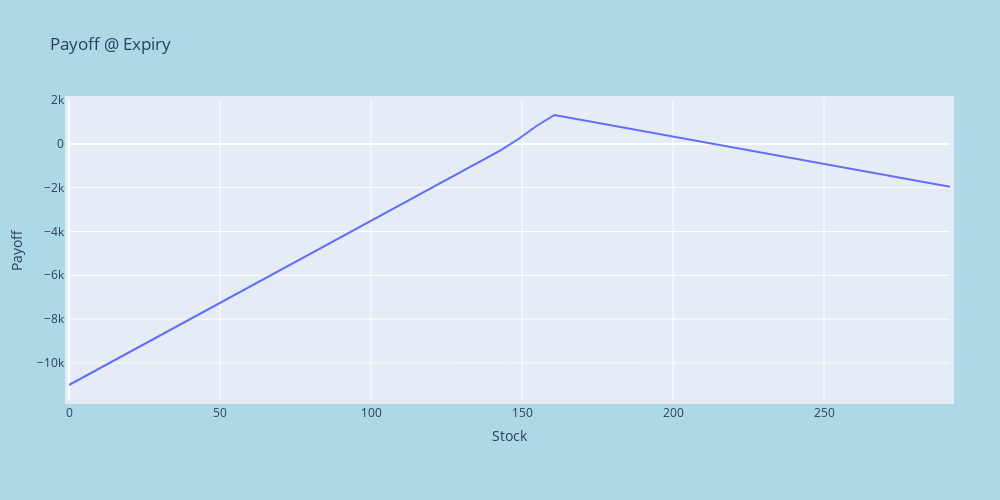

The notebook cell saved with this chart:
### Markdown cell above
3. What is the biggest risk to the client?

### Code cell
fig = px.line(pay_df, x="Stock", y="Payoff", title='Payoff @ Expiry')
fig.update_layout(
    autosize=False,
    width=1000,
    height=500,
    margin=dict(
        l=50,
        r=50,
        b=100,
        t=100,
        pad=4
    ),
    paper_bgcolor="LightBlue",
)

fig.show()

### Figure 1 — Plotly figure (JSON) as saved in the notebook; plotly's stock layout.template omitted (floating-point values rounded to 4 significant figures)
{"data": [{"hovertemplate": "Stock=%{x}<br>Payoff=%{y}<extra></extra>", "legendgroup": "", "line": {"color": "#636efa", "dash": "solid"}, "mode": "lines", "name": "", "orientation": "v", "showlegend": false, "type": "scatter", "x": [0, 5.953, 11.91, 17.86, 23.81, 29.77, 35.72, 41.67, 47.63, 53.58, 59.53, 65.49, 71.44, 77.4, 83.35, 89.3, 95.26, 101.2, 107.2, 113.1, 119.1, 125.0, 131.0, 136.9, 142.9, 148.8, 154.8, 160.7, 166.7, 172.7, 178.6, 184.6, 190.5, 196.5, 202.4, 208.4, 214.3, 220.3, 226.2, 232.2, 238.1, 244.1, 250.0, 256.0, 262.0, 267.9, 273.9, 279.8, 285.8, 291.7], "xaxis": "x", "y": [-11010.0, -10560.0, -10120.0, -9671.0, -9225.0, -8778.0, -8332.0, -7885.0, -7439.0, -6992.0, -6546.0, -6099.0, -5653.0, -5206.0, -4760.0, -4313.0, -3867.0, -3420.0, -2974.0, -2527.0, -2081.0, -1634.0, -1188.0, -741.0, -294.5, 222.9, 818.3, 1321.0, 1172.0, 1023.0, 874.1, 725.3, 576.5, 427.6, 278.8, 130.0, -18.87, -167.7, -316.5, -465.4, -614.2, -763.1, -911.9, -1061.0, -1210.0, -1358.0, -1507.0, -1656.0, -1805.0, -1954.0], "yaxis": "y"}], "layout": {"autosize": false, "height": 500, "legend": {"tracegroupgap": 0}, "margin": {"b": 100, "l": 50, "pad": 4, "r": 50, "t": 100}, "paper_bgcolor": "LightBlue", "title": {"text": "Payoff @ Expiry"}, "width": 1000, "xaxis": {"anchor": "y", "autorange": true, "domain": [0, 1], "range": [0, 291.7], "title": {"text": "Stock"}, "type": "linear"}, "yaxis": {"anchor": "x", "autorange": true, "domain": [0, 1], "range": [-11700.0, 2006.0], "title": {"text": "Payoff"}, "type": "linear"}}}
